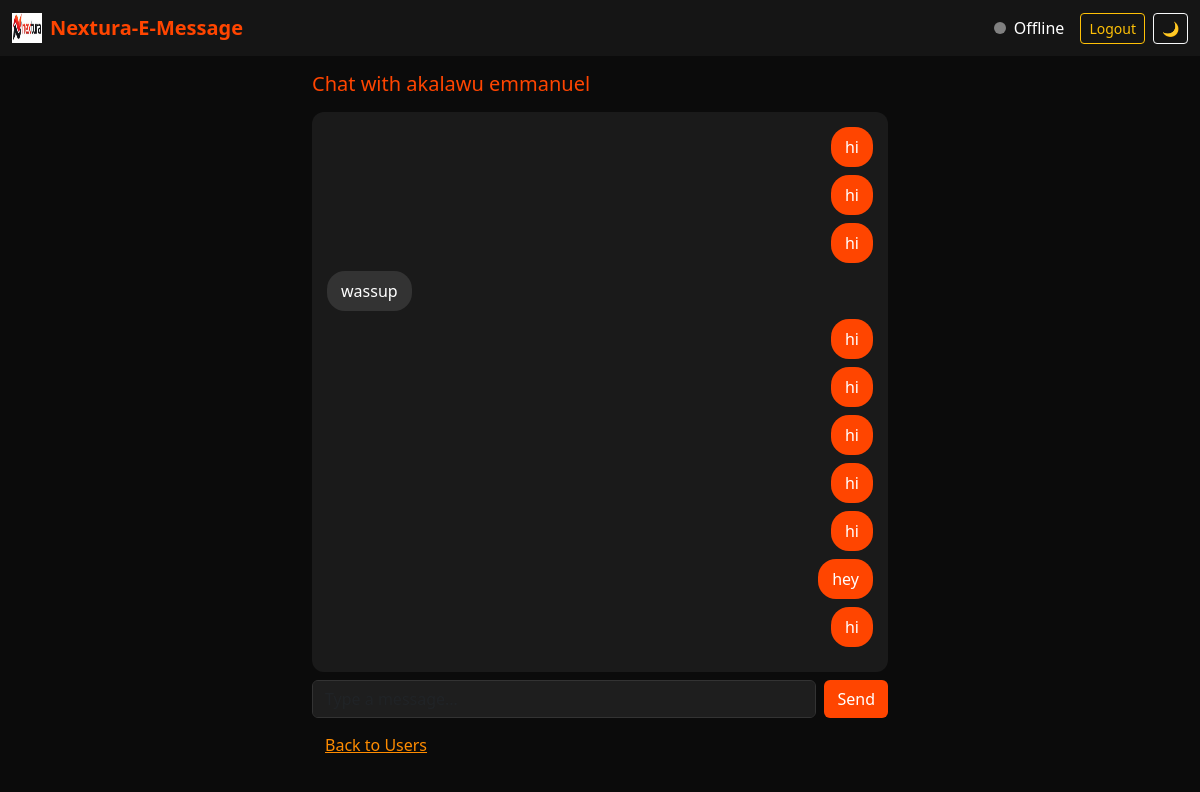
The page /chat/2 (signed in) on the database its author committed.
### tables this page shows
CREATE TABLE users (
            id INTEGER PRIMARY KEY AUTOINCREMENT,
            username TEXT UNIQUE NOT NULL,
            email TEXT UNIQUE NOT NULL,
            password TEXT NOT NULL
        );

CREATE TABLE messages (
        id INTEGER PRIMARY KEY AUTOINCREMENT,
        sender_id INTEGER NOT NULL,
        receiver_id INTEGER NOT NULL,
        message TEXT NOT NULL,
        timestamp DATETIME DEFAULT CURRENT_TIMESTAMP
    , status TEXT DEFAULT 'sent');

### app.py (the view)
@app.route("/chat/<int:user_id>")
def chat(user_id):
    if "user_id" not in session:
        return redirect("/login")
    db = get_db()
    receiver = db.execute("SELECT id, username FROM users WHERE id = ?", (user_id,)).fetchone()
    messages = db.execute("""
        SELECT * FROM messages
        WHERE (sender_id = ? AND receiver_id = ?)
           OR (sender_id = ? AND receiver_id = ?)
        ORDER BY timestamp
    """, (session["user_id"], user_id, user_id, session["user_id"])).fetchall()
    return render_template(
        "chat.html",
        receiver=receiver,
        messages=messages,
        my_id=session["user_id"]
    )

### app.py (called while the page is built)
def get_db():
    conn = sqlite3.connect("database.db", check_same_thread=False)
    conn.row_factory = sqlite3.Row
    return conn

### templates/chat.html (shortened to what this page needs)
<!DOCTYPE html>
<html lang="en">
<head>
    <link href="https://cdn.jsdelivr.net/npm/bootstrap@5.3.2/dist/css/bootstrap.min.css" rel="stylesheet">
    <link rel="stylesheet" href="{{ url_for('static', filename='css/style.css') }}">
</head>
<body class="dark-mode">
<nav class="navbar navbar-dark" style="background:#151515;">
    <div class="container-fluid">
        <a class="navbar-brand d-flex align-items-center" href="/dashboard">
            <img src="{{ url_for('static', filename='images/WhatsApp Image 2026-01-15 at 7.21.47 PM.jpeg') }}"
                 width="30" height="30" class="me-2">
            <span style="color:#ff4500;font-weight:bold;">Nextura-E-Message</span>
        </a>
        <div class="d-flex align-items-center">
            <span id="status-dot" class="me-2"></span>
            <span id="status-text" class="me-3">Offline</span>
            <a href="/logout" class="btn btn-outline-warning btn-sm me-2">Logout</a>
            <button id="theme-toggle" class="btn btn-outline-light btn-sm">🌙</button>
        </div>
    </div>
</nav>
<div class="container-fluid mt-3">
    <div class="row justify-content-center">
        <div class="col-12 col-md-8 col-lg-6">
            <h5 class="mb-3" style="color:#ff4500;">Chat with {{ receiver.username }}</h5>
            <div id="chat-box" class="chat-card mb-2">
                {% for msg in messages %}
                    {% if msg.sender_id == my_id %}
                        <div class="text-end mb-2">
                            <span class="chat-me">{{ msg.message }}</span>
                        </div>
                    {% else %}
                        <div class="text-start mb-2">
                            <span class="chat-them">{{ msg.message }}</span>
                        </div>
                    {% endif %}
                {% endfor %}
            </div>
            <form id="chat-form" class="d-flex gap-2">
                <input id="chat-input" class="form-control" placeholder="Type a message..." required>
                <button class="btn" style="background:#ff4500;color:white;">Send</button>
            </form>
            <a href="/users" class="btn btn-link mt-2" style="color:#ff8c00;">Back to Users</a>
        </div>
    </div>
</div>
</body>
</html>

### static/style.css (style rules this page uses)
:root { --nextura-orange: #ff4500; --nextura-black: #0b0b0b; --nextura-dark: #151515; --nextura-gray: #b5b5b5; }
body { background-color: var(--nextura-black) !important; color: white; }
.form-control { background-color: #1e1e1e; border: 1px solid #333; color: white; }
a { color: var(--nextura-orange); text-decoration: none; }
.chat-me { background-color: #ff4500; color: #000000; padding: 10px 15px; border-radius: 20px 20px 0 20px; display: inline-block; max-width: 70%; word-wrap: break-word; }
.chat-them { background-color: #2a2a2a; color: #ffffff; padding: 10px 15px; border-radius: 20px 20px 20px 0; display: inline-block; max-width: 70%; word-wrap: break-word; }
.text-end, .text-start { margin-bottom: 8px; }
body.dark-mode { background-color: #151515; color: #ffffff; }
.chat-me { background-color: var(--me-dark); color: white; }
.chat-them { background-color: var(--them-dark); color: white; }
.chat-card { height: calc(100vh - 220px); overflow-y: auto; background-color: var(--chat-bg); padding: 15px; border-radius: 10px; }

### templates/chat.html (style rules this page uses)
:root { --bg-dark:#151515; --bg-light:#f4f4f4; --chat-dark:#1a1a1a; --chat-light:#ffffff; --me:#ff4500; --them-dark:#333; --them-light:#e6e6e6; --text-dark:#fff; --text-light:#111; }
body.dark-mode { background:var(--bg-dark); color:var(--text-dark); }
.chat-card { height:calc(100vh - 240px); overflow-y:auto; padding:15px; border-radius:12px; background:var(--chat-dark); }
.chat-me, .chat-them { padding:8px 14px; border-radius:18px; display:inline-block; max-width:85%; word-wrap:break-word; }
.chat-me { background:var(--me); color:#fff; }
.chat-them { background:var(--them-dark); color:#fff; }
#status-dot { width:12px; height:12px; border-radius:50%; background:gray; animation:pulse 1.5s infinite; }

### rows shown on the page
users: username "akalawu emmanuel"
messages: message "hi"
messages: message "hi"
messages: message "hi"
messages: message "wassup"
messages: message "hi"
messages: message "hi"
messages: message "hi"
messages: message "hi"
messages: message "hi"
messages: message "hey"
messages: message "hi"
